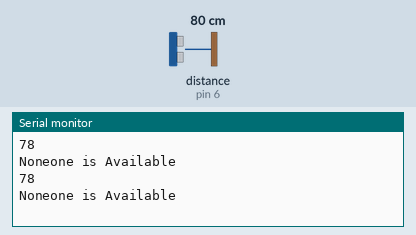
Simulated run of this sketch. Board: Arduino Uno, built with avr-gcc and run on an emulated ATmega328P. On the bench: the last lines printed to the serial monitor. Wiring (inferred from the names in the program): ultrasonic range finder: trigger pin 7; echo pin 6. The test bench sets the inputs (shaded band); at power-on: distance to the obstacle (sensor on pin 6) 80 cm. The echo pulse lasts 58.3 µs per cm.

Above: at 1.6 s.
1.7 s: distance to the obstacle (sensor on pin 6) set to 2 cm
At 3.6 s:
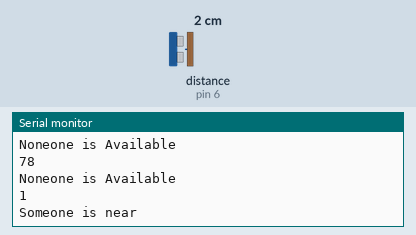
5.2 s: distance to the obstacle (sensor on pin 6) set to 4 cm
At 5.9 s:
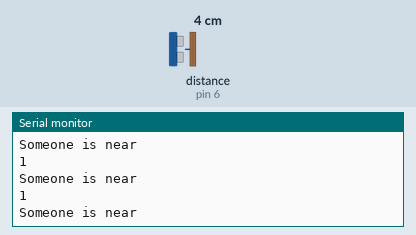
Timing chart, 0 to 8.2 s (numbered marks = the images above; inputs shaded):
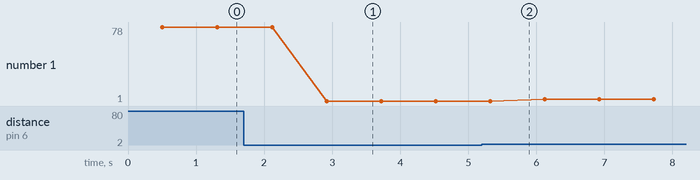

The sketch:

sketch_jan11b.ino
```cpp
int TrigPin =7;
int EchoPin =6;
//float duration;
int distance;
int GREEN =5;
int RED =4;
int BUZZER =3;
int base =2;
void setup() {
  // put your setup code here, to run once:
 pinMode(TrigPin,OUTPUT);
 pinMode(EchoPin,INPUT);
 Serial.begin(9600);
// 9600 is the communication rate
//distance=duration/2 *0.034
}

void loop() {
  // put your main code here, to run repeatedly:
  digitalWrite(TrigPin,LOW);
  delayMicroseconds(2);
  digitalWrite(TrigPin,HIGH);
  delayMicroseconds(10);
  digitalWrite(TrigPin,LOW);
  float duration = pulseIn(EchoPin,HIGH);
  //Serial.println(duration);
  delay(500);
  distance = (duration*0.034/2);
  Serial.println(distance);
  if (distance <= 35){
    digitalWrite(GREEN,HIGH);
    Serial.println("Someone is near");
    digitalWrite(BUZZER,HIGH);
    delay(300); }
  else{
    digitalWrite(RED,LOW);
    Serial.println("Noneone is Available");
     digitalWrite(BUZZER,LOW);
    delay(300);
  }

}
//for a buzzer to buzz three times,you use the FOR LOOP
// for(intialization; condition; increment;){statement}
//e.g for(int Led =0; led<=2; led ++;){
//  digitalWrite(LED,HIGH);
//  delay(1000)
//  digitalWrite(LED,LOW);
//  delay(1000)
// }
```

Measured:
- after the input at 1.7 s, the serial monitor: prints a new line after 1.2 s (image 1)
- plotted number 1: 78 → 1 after the input at 1.7 s, 1 → 3 after the input at 5.2 s
